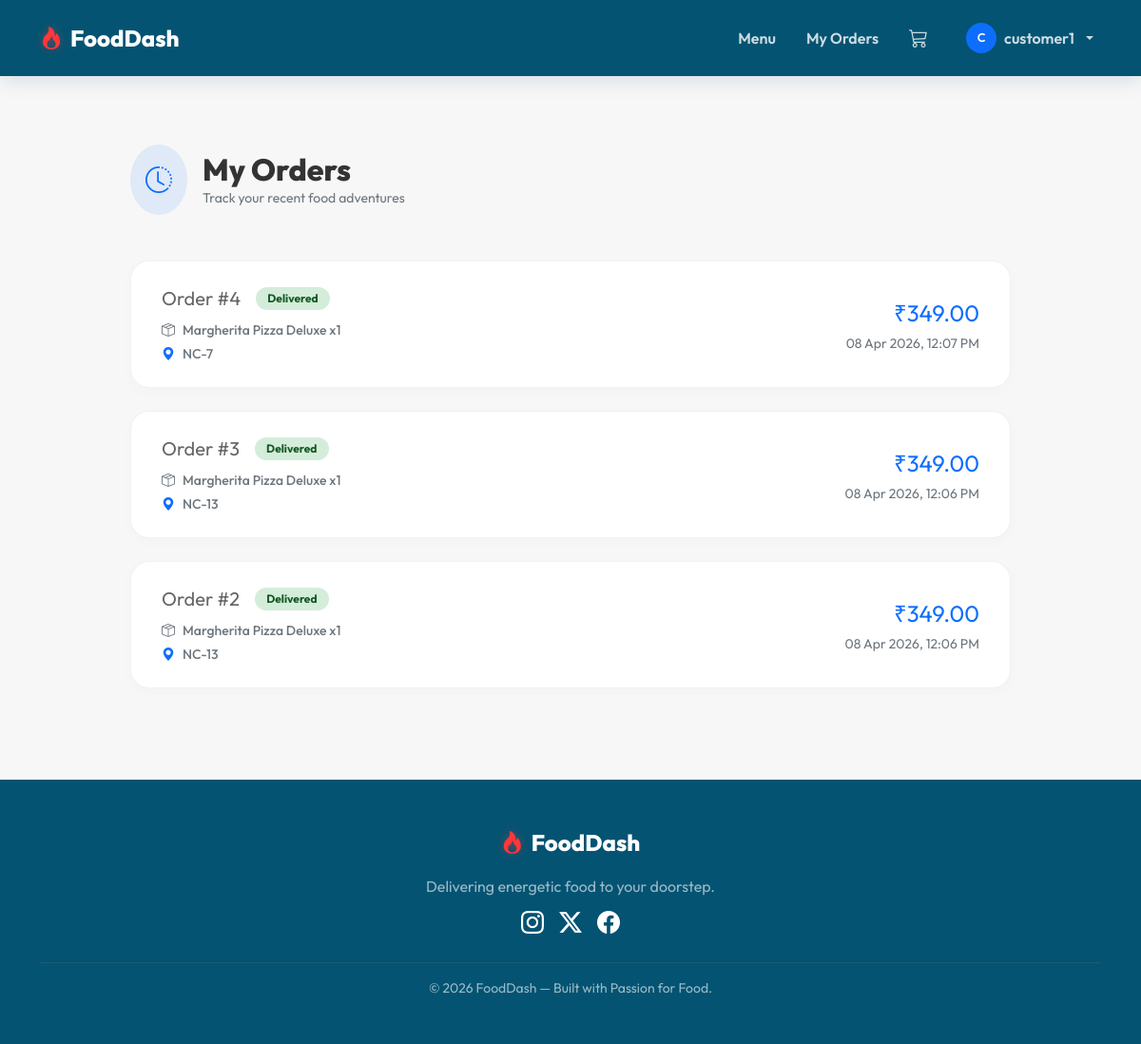
Screenshot of /my-orders (signed in) with the database file from the repository.
### backent/models.py (models this page shows, shortened)
class User(UserMixin, db.Model):
    __tablename__ = "users"
    id = db.Column(db.Integer, primary_key=True)
    username = db.Column(db.String(80), unique=True, nullable=False)
    password_hash = db.Column(db.String(256), nullable=False)
    role = db.Column(db.String(20), nullable=False, default="customer")  # 'customer' | 'restaurant_owner'
    phone = db.Column(db.String(20), nullable=True)
    orders = db.relationship("Order", backref="customer", lazy=True)

class Order(db.Model):
    __tablename__ = "orders"
    id = db.Column(db.Integer, primary_key=True)
    user_id = db.Column(db.Integer, db.ForeignKey("users.id"), nullable=False)
    items_summary = db.Column(db.Text, nullable=False)
    total_price = db.Column(db.Float, nullable=False)
    delivery_address = db.Column(db.Text, nullable=False)
    status = db.Column(db.String(30), nullable=False, default="Pending")
    created_at = db.Column(db.DateTime, nullable=False, default=datetime.utcnow)

### backent/app.py (the view)
@app.route("/my-orders")
@login_required
def my_orders():
    orders = Order.query.filter_by(user_id=current_user.id).order_by(Order.id.desc()).all()
    return render_template("my_orders.html", orders=orders)

### backent/app.py (called while the page is built)
@login_manager.user_loader
def load_user(user_id):
    return User.query.get(int(user_id))

### templates/my_orders.html (shortened to what this page needs)
{% extends "base.html" %}
{% block content %}
<div class="row py-4">
    <div class="col-lg-10 mx-auto">
        <div class="d-flex align-items-center mb-5">
            <div class="bg-primary bg-opacity-10 text-primary p-3 rounded-circle me-3">
                <i class="bi bi-clock-history fs-3"></i>
            </div>
            <div>
                <h2 class="fw-800 mb-0">My Orders</h2>
                <p class="text-secondary small mb-0">Track your recent food adventures</p>
            </div>
        </div>
        {% if orders %}
            {% for order in orders %}
            <div class="order-card">
                <div class="row align-items-center">
                    <div class="col-md-8">
                        <div class="d-flex align-items-center gap-3 mb-2">
                            <span class="fw-800 fs-5 text-heading">Order #{{ order.id }}</span>
                            <span class="badge badge-status
                                {% if order.status == 'Pending' %}status-pending
                                {% elif order.status == 'Confirmed' %}status-confirmed
                                {% elif order.status == 'Rejected' %}status-rejected
                                {% else %}status-delivered{% endif %}">
                                {{ order.status }}
                            </span>
                        </div>
                        <p class="text-secondary small fw-medium mb-1"><i class="bi bi-box-seam me-2"></i>{{ order.items_summary }}</p>
                        <p class="text-secondary small fw-medium mb-0"><i class="bi bi-geo-alt-fill me-2 text-primary"></i>{{ order.delivery_address }}</p>
                    </div>
                    <div class="col-md-4 text-md-end mt-3 mt-md-0">
                        <span class="fw-800 fs-4 text-primary">₹{{ "%.2f"|format(order.total_price) }}</span>
                        <div class="text-secondary small mt-1">{{ order.created_at.strftime('%d %b %Y, %I:%M %p') }}</div>
                    </div>
                </div>
            </div>
            {% endfor %}
        {% endif %}
    </div>
</div>
{% endblock %}

### templates/base.html (shortened to what this page needs)
<!DOCTYPE html>
<html lang="en">
<head>
    <link href="https://cdn.jsdelivr.net/npm/bootstrap@5.3.3/dist/css/bootstrap.min.css" rel="stylesheet">
    <link href="https://cdn.jsdelivr.net/npm/bootstrap-icons@1.11.3/font/bootstrap-icons.min.css" rel="stylesheet">
</head>
<body>
    <nav class="navbar navbar-expand-lg navbar-dark sticky-top">
        <div class="container">
            <a class="navbar-brand" href="/">
                <i class="bi bi-fire brand-icon"></i>FoodDash
            </a>
            <div class="collapse navbar-collapse" id="navContent">
                <ul class="navbar-nav ms-auto align-items-center gap-3">
                    {% if current_user.is_authenticated %}
                        {% if current_user.role == 'restaurant_owner' %}
                            <li class="nav-item"><a class="nav-link" href="{{ url_for('admin_orders') }}">Orders</a></li>
                            <li class="nav-item"><a class="nav-link" href="{{ url_for('admin_menu') }}">Manage Menu</a></li>
                            <li class="nav-item"><a class="nav-link" href="{{ url_for('menu') }}">View Menu</a></li>
                        {% else %}
                            <li class="nav-item"><a class="nav-link" href="{{ url_for('menu') }}">Menu</a></li>
                            <li class="nav-item"><a class="nav-link" href="{{ url_for('my_orders') }}">My Orders</a></li>
                            <li class="nav-item">
                                <a class="nav-link position-relative" href="{{ url_for('checkout') }}">
                                    <i class="bi bi-cart3 fs-5"></i>
                                    {% set cart = session.get('cart', {}) %}
                                </a>
                            </li>
                        {% endif %}
                        <li class="nav-item dropdown ms-lg-2">
                            <a class="nav-link dropdown-toggle d-flex align-items-center gap-2" href="#" role="button" data-bs-toggle="dropdown">
                                <div class="bg-primary rounded-circle d-flex align-items-center justify-content-center text-white" style="width: 32px; height: 32px; font-size: 0.8rem;">
                                    {{ current_user.username[0]|upper }}
                                </div>
                                <span>{{ current_user.username }}</span>
                            </a>
                        </li>
                    {% else %}
                        <li class="nav-item"><a class="nav-link" href="{{ url_for('login') }}">Login</a></li>
                        <li class="nav-item"><a class="btn btn-primary px-4" href="{{ url_for('register') }}">Register</a></li>
                    {% endif %}
                </ul>
            </div>
        </div>
    </nav>
    <main class="container py-5">
        {% block content %}{% endblock %}
    </main>
    <footer>
        <div class="container text-center">
            <div class="mb-3">
                <a class="navbar-brand justify-content-center" href="/">
                    <i class="bi bi-fire brand-icon"></i>FoodDash
                </a>
            </div>
            <p class="mb-2">Delivering energetic food to your doorstep.</p>
            <div class="d-flex justify-content-center gap-3 mb-4">
                <a href="https://www.instagram.com/food__bash/" target="_blank" class="text-white fs-4"><i class="bi bi-instagram"></i></a>
                <a href="#" class="text-white fs-4"><i class="bi bi-twitter-x"></i></a>
                <a href="#" class="text-white fs-4"><i class="bi bi-facebook"></i></a>
            </div>
            <hr class="border-secondary opacity-25">
            <div class="small">
                &copy; 2026 FoodDash &mdash; Built with Passion for Food.
            </div>
        </div>
    </footer>
</body>
</html>

### templates/base.html (style rules this page uses)
:root { --primary: #ff3838; --primary-hover: #e63232; --bg: #f7f7f7; --card-bg: #ffffff; --heading: #333333; --body-text: #666666; --midnight: #045372; --rating: #FFD700; --transition: all 0.3s cubic-bezier(0.4, 0, 0.2, 1); }
body { font-family: 'Outfit', sans-serif; background-color: var(--bg); color: var(--body-text); min-height: 100vh; display: flex; flex-direction: column; overflow-x: hidden; }
h1, h2, h3, h4, h5, h6 { color: var(--heading); font-weight: 800; }
main { flex: 1; }
.navbar { background-color: var(--midnight) !important; padding: 1rem 0; box-shadow: 0 4px 20px rgba(4, 83, 114, 0.15); }
.navbar-brand { font-weight: 800; font-size: 1.5rem; color: #fff !important; display: flex; align-items: center; }
.navbar-brand .brand-icon { color: var(--primary); margin-right: 0.5rem; filter: drop-shadow(0 0 5px rgba(255, 56, 56, 0.4)); }
.nav-link { color: rgba(255, 255, 255, 0.8) !important; font-weight: 600; transition: var(--transition); }
footer { background-color: var(--midnight); color: rgba(255, 255, 255, 0.6); padding: 3rem 0; margin-top: auto; }

### templates/my_orders.html (style rules this page uses)
.order-card { background: var(--card-bg); border: 1px solid rgba(0,0,0,0.05); border-radius: 1.25rem; padding: 1.5rem 2rem; margin-bottom: 1.5rem; transition: var(--transition); box-shadow: 0 4px 15px rgba(0,0,0,0.02); }
.badge-status { padding: 0.5em 1em; font-weight: 700; font-size: 0.75rem; border-radius: 2rem; }
.status-delivered { background: #d4edda; color: #155724; }

### rows the page displays
User: username "C", username "customer1"
Order: id "4", status "Delivered", items_summary "Margherita Pizza Deluxe x1", delivery_address "NC-7", total_price "349.00", created_at "08 Apr 2026, 12:07 PM"
Order: id "3", status "Delivered", items_summary "Margherita Pizza Deluxe x1", delivery_address "NC-13", total_price "349.00", created_at "08 Apr 2026, 12:06 PM"
Order: id "2", status "Delivered", items_summary "Margherita Pizza Deluxe x1", delivery_address "NC-13", total_price "349.00", created_at "08 Apr 2026, 12:06 PM"
